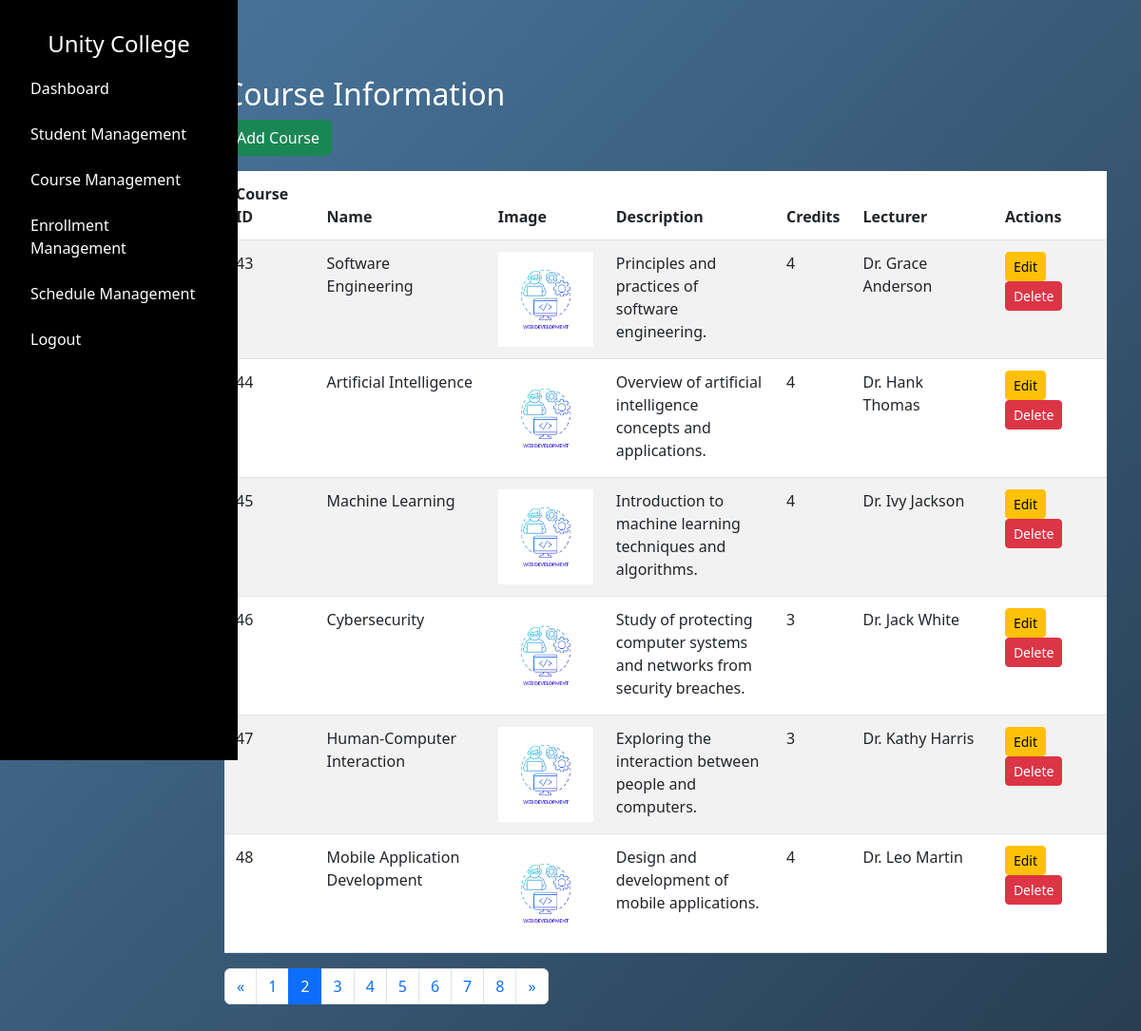
Page /admin/courses?page=2 (signed in) on the earlier database version.
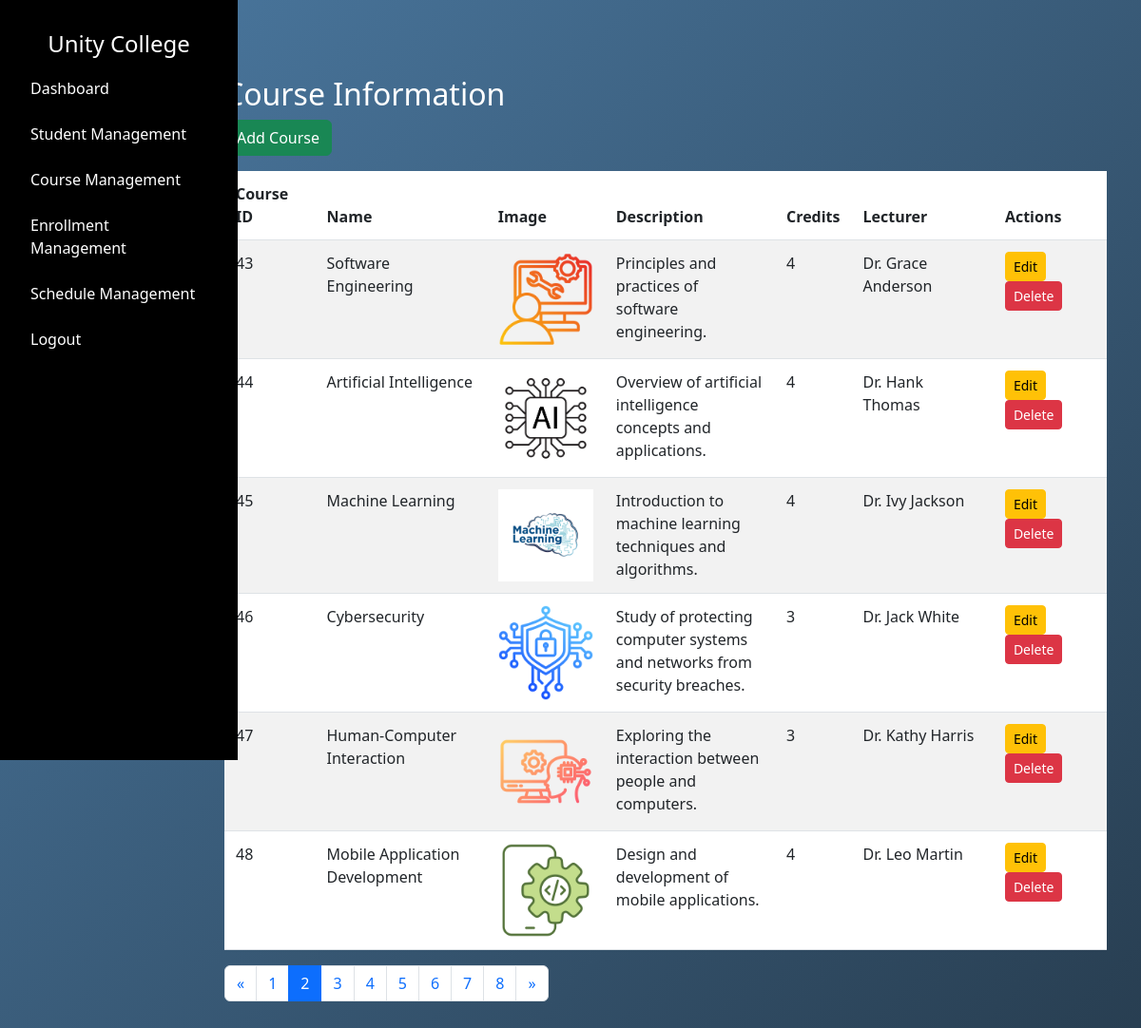
Same page on the later database version.
### tables this page shows
CREATE TABLE "course" (
    "id" INTEGER PRIMARY KEY AUTOINCREMENT,
    "name" TEXT NOT NULL,
    "image" TEXT NOT NULL,
    "description" TEXT NOT NULL,
    "credits" INTEGER NOT NULL,
    "lecturer" TEXT NOT NULL
);

### app.py (the view)
@app.route("/admin/courses", methods=["GET"])
def admin_view_courses():
    if 'username' not in session or session.get('user_type') != 'admin':
        return redirect(url_for('admin_login'))
    username = session.get('username')
    page = int(request.args.get('page', 1))  # Get current page from query parameter, default to 1
    per_page = 6  # Number of courses per page
    total_courses = query_db("SELECT COUNT(*) FROM course")[0][0]
    offset = (page - 1) * per_page
    total_pages = (total_courses + per_page - 1) // per_page  # Ceiling division to get total pages
    courses = query_db("SELECT * FROM course LIMIT ? OFFSET ?", (per_page, offset))
    courses_list = []
    for course in courses:
        course_dict = {
            "id": course[0],
            "name": course[1],
            "image": course[2],
            "description": course[3],
            "credits": course[4],
            "lecturer": course[5],
        }
        courses_list.append(course_dict)
    return render_template("admin/courses.html", courses=courses_list, username=username, time=time, page=page, total_pages=total_pages)

### dbcontroller.py (called while the page is built)
def query_db(query, args=(), one=False):
    con = sqlite3.connect('advweb.db')
    cur = con.cursor()
    cur.execute(query, args)
    rv = cur.fetchall()
    cur.close()
    con.close()
    return (rv[0] if rv else None) if one else rv

### templates/admin/courses.html (shortened to what this page needs)
{% extends "/admin/layout.html" %} {% block content %}
<link href="/static/css/admin/coursemgmt.css" rel="stylesheet" />
<div class="container mt-5">
  <h2 class="courseinfotitle">Course Information</h2>
  <a href="{{ url_for('add_course') }}" class="btn btn-success mb-3"
    >Add Course</a
  >
  <div class="table-responsive">
    <table class="table table-striped">
      <thead>
        <tr>
          <th>Course ID</th>
          <th>Name</th>
          <th>Image</th>
          <th>Description</th>
          <th>Credits</th>
          <th>Lecturer</th>
          <th>Actions</th>
        </tr>
      </thead>
      <tbody>
        {% for course in courses %}
        <tr>
          <td>{{ course['id'] }}</td>
          <td>{{ course['name'] }}</td>
          <td>
            <img
              src="{{ url_for('static', filename='images/courses/' + course['image']) }}?v={{ time.time() }}"
              class="course-img"
              alt="Course Image"
            />
          </td>
          <td class="description-col">{{ course['description'] }}</td>
          <td>{{ course['credits'] }}</td>
          <td>{{ course['lecturer'] }}</td>
          <td>
            <a
              href="{{ url_for('edit_course', course_id=course['id']) }}"
              class="btn btn-warning btn-sm"
              >Edit</a
            >
            <form
              action="{{ url_for('delete_course', id=course['id']) }}"
              method="post"
              style="display: inline"
            >
              <button
                type="submit"
                class="btn btn-danger btn-sm"
                onclick="return confirm('Are you sure you want to delete this course?')"
              >
                Delete
              </button>
            </form>
          </td>
        </tr>
        {% endfor %}
      </tbody>
    </table>
  </div>
  <nav aria-label="Page navigation">
    <ul class="pagination">
      <li class="page-item {% if page == 1 %}disabled{% endif %}">
        <a
          class="page-link"
          href="{{ url_for('admin_view_courses', page=page-1) }}"
          aria-label="Previous"
        >
          <span aria-hidden="true">&laquo;</span>
        </a>
      </li>
      {% for p in range(1, total_pages + 1) %}
      <li class="page-item {% if p == page %}active{% endif %}">
        <a class="page-link" href="{{ url_for('admin_view_courses', page=p) }}"
          >{{ p }}</a
        >
      </li>
      {% endfor %}
      <li class="page-item {% if page == total_pages %}disabled{% endif %}">
        <a
          class="page-link"
          href="{{ url_for('admin_view_courses', page=page+1) }}"
          aria-label="Next"
        >
          <span aria-hidden="true">&raquo;</span>
        </a>
      </li>
    </ul>
  </nav>
</div>
{% endblock %}

### templates/admin/layout.html (shortened to what this page needs)
<!DOCTYPE html>
<html lang="en">
  <head>
    <link href="/static/css/admin/layout.css" rel="stylesheet" />
    <link
      href="https://cdn.jsdelivr.net/npm/bootstrap@5.3.0/dist/css/bootstrap.min.css"
      rel="stylesheet"
    />
    <link
      href="https://cdnjs.cloudflare.com/ajax/libs/font-awesome/6.0.0-beta3/css/all.min.css"
      rel="stylesheet"
    />
  </head>
  <body>
    <div class="container-fluid">
      <div class="row">
        <nav id="sidebar" class="col-md-3 col-lg-2 d-md-block custom-sidebar">
          <div class="position-sticky">
            <h4 class="text-center mt-3">Unity College</h4>
            <ul class="nav flex-column">
              <li class="nav-item">
                <a
                  class="nav-link active"
                  href="{{ url_for('admin_dashboard') }}"
                  >Dashboard</a
                >
              </li>
              <li class="nav-item">
                <a class="nav-link" href="{{ url_for('admin_view_students') }}"
                  >Student Management</a
                >
              </li>
              <li class="nav-item">
                <a class="nav-link" href="{{ url_for('admin_view_courses') }}"
                  >Course Management</a
                >
              </li>
              <li class="nav-item">
                <a class="nav-link" href="{{url_for('admin_view_enrollment')}}"
                  >Enrollment Management</a
                >
              </li>
              <li class="nav-item">
                <a class="nav-link" href="{{url_for('admin_view_schedules')}}"
                  >Schedule Management</a
                >
              </li>
              <li class="nav-item">
                {% if username %}
                <a class="nav-link" href="{{ url_for('admin_logout') }}"
                  >Logout</a
                >
                {% else %}
                <a class="nav-link" href="{{ url_for('admin_login') }}"
                  >Login</a
                >
                {% endif %}
              </li>
            </ul>
          </div>
        </nav>
        <main class="col-md-9 ms-sm-auto col-lg-10 px-4 main-content">
          {% block content %}{% endblock %}
        </main>
      </div>
    </div>
  </body>
</html>

### static/css/admin/layout.css (style rules this page uses)
body { font-family: Arial, sans-serif; margin: 0; background: linear-gradient(135deg, #4b79a1 0%, #283e51 100%) no-repeat center center fixed; }
#sidebar.custom-sidebar { background: black; color: #ffffff; height: 100vh; padding-top: 1rem; position: fixed; top: 0; left: 0; width: 250px; transition: transform 0.3s ease, width 0.3s ease; transform: translateX(0); z-index: 1000; }
#sidebar.custom-sidebar .nav-link { color: #ffffff; padding: 0.75rem 1.25rem; transition: background-color 0.3s ease; }
.main-content { margin-left: 250px; padding: 2rem; transition: margin-left 0.3s ease, padding 0.3s ease; }

### static/css/admin/coursemgmt.css (style rules this page uses)
.course-img { max-width: 100px; height: auto; }
.courseinfotitle { color: white; }
.table td, .table th { padding: 0.75rem; }
.table td { word-wrap: break-word; overflow: hidden; max-width: 200px; }
.table th { word-wrap: break-word; max-width: 200px; }

Differences in the rows shown:
changed course "Software Engineering": image: a different picture
changed course "Artificial Intelligence": image: a different picture
changed course "Machine Learning": image: a different picture
changed course "Cybersecurity": image: a different picture
changed course "Human-Computer Interaction": image: a different picture
changed course "Mobile Application Development": image: a different picture
